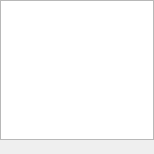
<?xml version="1.0" encoding="UTF-8"?>
<ui version="4.0">
 <class>WidgetDefectivePixelDetection</class>
 <widget class="QWidget" name="WidgetDefectivePixelDetection">
  <property name="geometry">
   <rect>
    <x>0</x>
    <y>0</y>
    <width>154</width>
    <height>154</height>
   </rect>
  </property>
  <property name="windowTitle">
   <string>Defective Pixel Detection</string>
  </property>
  <layout class="QVBoxLayout" name="verticalLayout">
   <property name="spacing">
    <number>0</number>
   </property>
   <property name="leftMargin">
    <number>0</number>
   </property>
   <property name="topMargin">
    <number>0</number>
   </property>
   <property name="rightMargin">
    <number>0</number>
   </property>
   <property name="bottomMargin">
    <number>0</number>
   </property>
   <item>
    <widget class="QWidget" name="widget" native="true">
     <layout class="QVBoxLayout" name="layoutToolBar">
      <property name="spacing">
       <number>0</number>
      </property>
      <property name="leftMargin">
       <number>0</number>
      </property>
      <property name="topMargin">
       <number>0</number>
      </property>
      <property name="rightMargin">
       <number>0</number>
      </property>
      <property name="bottomMargin">
       <number>0</number>
      </property>
     </layout>
    </widget>
   </item>
   <item>
    <widget class="QTableView" name="tableView">
     <property name="alternatingRowColors">
      <bool>true</bool>
     </property>
     <property name="selectionMode">
      <enum>QAbstractItemView::ExtendedSelection</enum>
     </property>
     <property name="selectionBehavior">
      <enum>QAbstractItemView::SelectRows</enum>
     </property>
     <property name="sortingEnabled">
      <bool>true</bool>
     </property>
     <attribute name="verticalHeaderVisible">
      <bool>false</bool>
     </attribute>
    </widget>
   </item>
   <item>
    <widget class="QLabel" name="labelStatus">
     <property name="text">
      <string/>
     </property>
    </widget>
   </item>
  </layout>
 </widget>
 <resources/>
 <connections/>
</ui>
